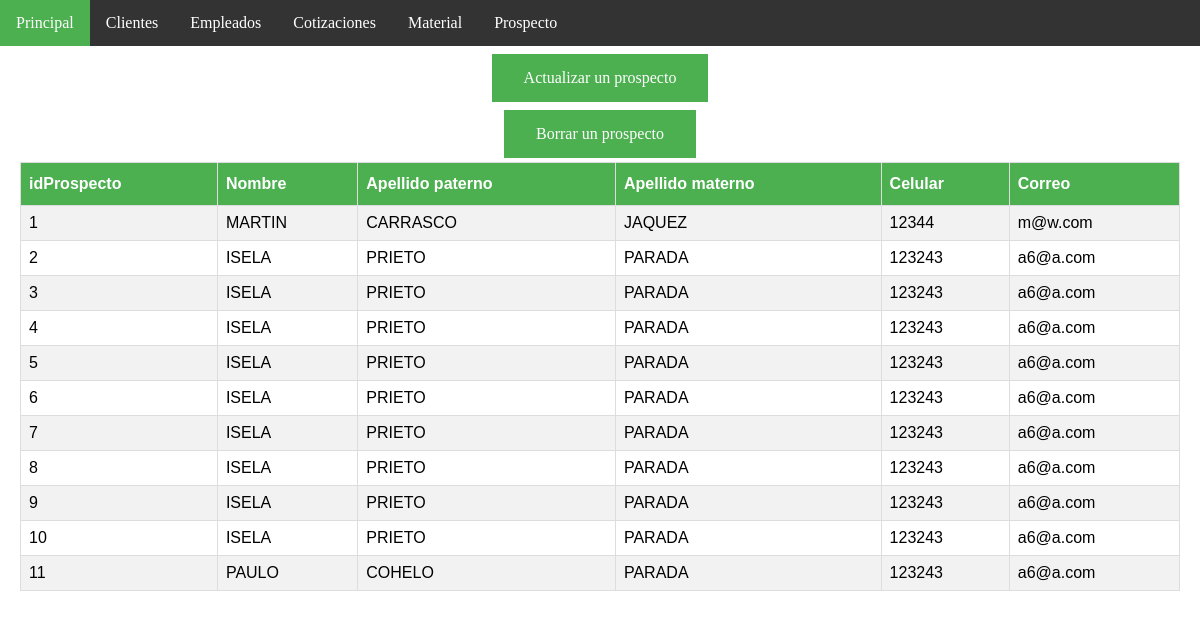
The page /prospectoAdmon.php on the database as committed earlier.
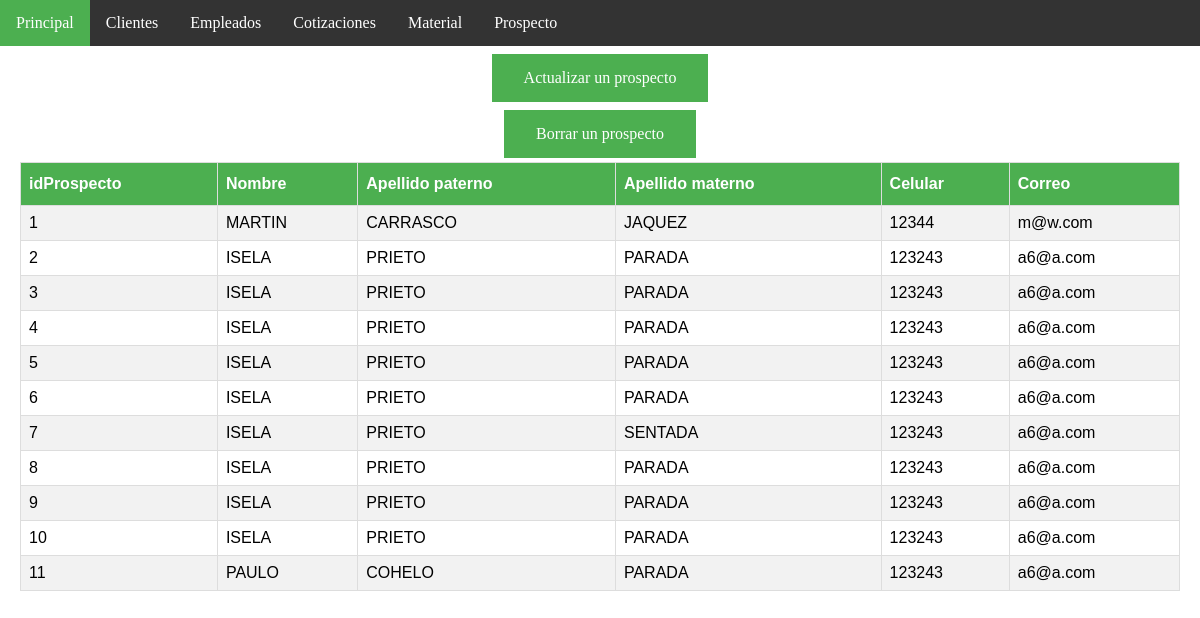
The same page on the database as committed later.
### tables this page shows
CREATE TABLE `prospecto` (
  `idProspecto` int(11) NOT NULL AUTO_INCREMENT,
  `nombre` varchar(45) NOT NULL,
  `ape_pat` varchar(45) NOT NULL,
  `ape_mat` varchar(45) NOT NULL,
  `cel` varchar(45) NOT NULL,
  `correo` varchar(45) NOT NULL,
  PRIMARY KEY (`idProspecto`)
);

### prospectoAdmon.php (the view, shortened to what this page needs)
<!DOCTYPE html>
<html>
<head>
	<link rel="stylesheet" type="text/css" href="css/page_style.css">
</head>
<body>
<ul>
  <li><a class="active" href="index.php">Principal</a></li>
  <li><a href="clienteAdmon.php">Clientes</a></li>
  <li><a href="empleadoAdmon.php">Empleados</a></li>
  <li><a href="cotizacionAdmon.php">Cotizaciones</a></li>
  <li><a href="materialAdmon.php">Material</a></li>
  <li><a href="prospectoAdmon.php">Prospecto</a></li>
</ul>
<div style="padding:20px;margin-top:30px;height:1500px;">
<div align="center">
	<a class="buttonSha" href="updateProspecto.php">Actualizar un prospecto</a><br>
	<a class="buttonSha" href="deleteProspecto.php">Borrar un prospecto</a><br>
</div>
<?php
	$usuario = "root";
	$servidor = "localhost";
$conexion = mysqli_connect( $servidor, $usuario, "" )
or die ("No se ha podido conectar al servidor BD");
$consulta = "SELECT * FROM prospecto";
$resultado = mysqli_query( $conexion, $consulta )
        or die ( "Algo ha ido mal en la consulta a la base de datos");
echo"<center>";
echo "<table>";
	echo "<tr>";
		echo "<th>idProspecto</th>";
		echo "<th>Nombre</th>";
	    echo "<th>Apellido paterno</th>";
	    echo "<th>Apellido materno</th>";
	    echo "<th>Celular</th>";
	    echo "<th>Correo</th>";
	echo "</tr>";
	while ($registro = mysqli_fetch_array( $resultado ))
		{
		echo "<tr>";
		echo "<td>" . $registro['idProspecto'] . "</td><td>" . $registro['nombre'] . "</td>";
		echo "<td>".$registro['ape_pat']."</td>";
		echo "<td>".$registro['ape_mat']. "</td>";
		echo "<td>".$registro['cel']. "</td>";
		echo "<td>".$registro['correo']. "</td>";
	echo "</tr>";
		}
	echo "</table>";
 ?>
</div>
</body>
</html>

Rows that differ between the two databases and show on the page:
changed prospecto id 7: ape_mat "PARADA" → "SENTADA"
